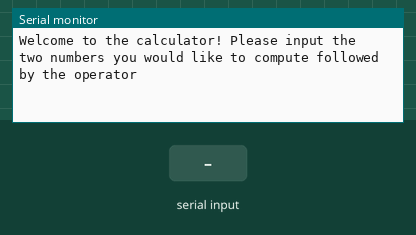
This sketch was run on a simulated Arduino Uno, built with avr-gcc and run on an emulated ATmega328P. On the bench: the last lines printed to the serial monitor. The inputs (shaded band) are chosen by the test bench.

Above: at 1.2 s.
1.3 s: "+" received over Serial
At 3.5 s:
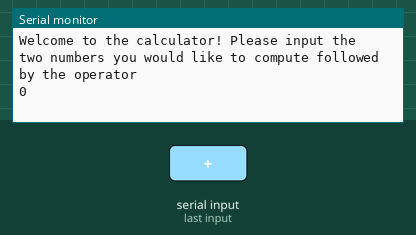
3.8 s: "*" received over Serial
At 5.6 s:
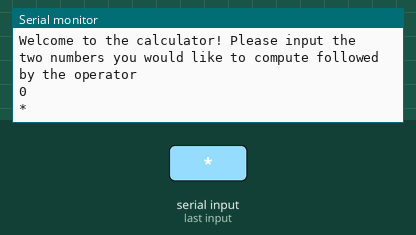
6.3 s: "1,90,45\n" received over Serial
At 8.3 s:
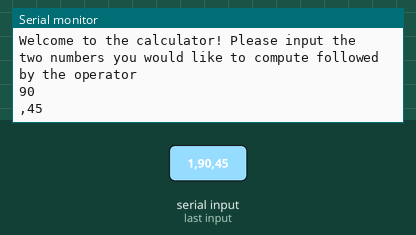
Timing chart, 0 to 9.8 s (numbered marks = the images above; inputs shaded):
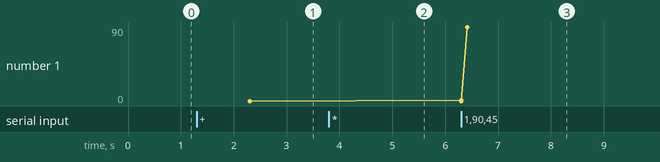

The sketch:

Calculator.ino
```cpp
void setup() {
  // put your setup code here, to run once:
  Serial.begin(9600);

}

void loop() {
  // put your main code here, to run repeatedly:


  Serial.println("Welcome to the calculator! Please input the two numbers you would like to compute followed by the operator");
  while(!Serial.available()){

  }
  int a = Serial.parseInt();
  Serial.println(a);
  while(!Serial.available()){

  }
  String operate = Serial.readString();
  Serial.println(operate);
  while(!Serial.available()){

  }
  int b = Serial.parseInt();
  Serial.println(b);

  int c;
  int d;
  int e;
  int f;

   if(operate.equalsIgnoreCase("+")){

     c = a + b;

     Serial.println(c);
   }
   else if(operate.equalsIgnoreCase( "-")){

      d = a - b;

      Serial.println(d);
   }
   else if(operate.equalsIgnoreCase("*")) {

      e = a * b;

      Serial.println(e);
    }
    else if(operate.equalsIgnoreCase("/")){

      f = a / b;

      Serial.println(f);
  }
}
```

Measured:
- after the input at 1.3 s, the serial monitor: prints a new line after 1.0 s (image 1)
- after the input at 3.8 s, the serial monitor: prints a new line after 1.0 s (image 2)
- after the input at 6.3 s, the serial monitor: prints a new line at once (image 3)
- plotted number 1: 0 → 90 after the input at 6.3 s
